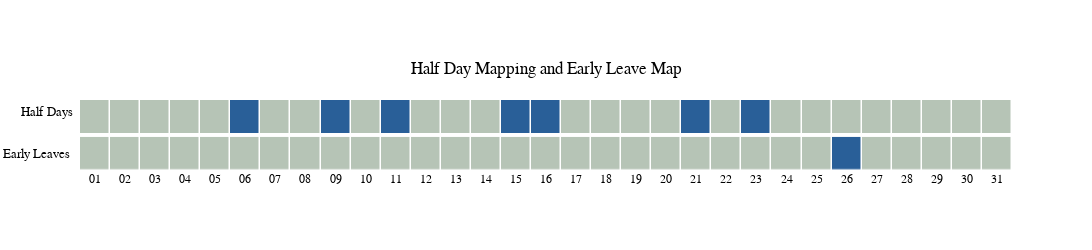

The cell this chart's notebook holds for it:
### Code cell
import plotly.graph_objects as go
from plotly.subplots import make_subplots

def create_combined_barchart(employee_name, employee_dict):
    if employee_name not in employee_dict:
        print(f"Employee '{employee_name}' not found in the employee_dict.")
        return
    
    employee_data = employee_dict[employee_name]
    days = employee_data['Days']
    Half_Day_Mapping = employee_data['HalfDayMapping']
    earlyLeaveMap = employee_data['earlyLeaveMap']
    
    # Format the days to show only the day of the month
    formatted_days = [day.split()[0].zfill(2) for day in days]
    
    # Create subplots with no vertical spacing
    fig = make_subplots(
        rows=2, cols=1,
        shared_xaxes=True,
        vertical_spacing=0.05,
    )
    
    # Add Half Day Mapping heatmap
    fig.add_trace(go.Heatmap(
        z=[Half_Day_Mapping],
        x=formatted_days,
        y=['Half Day Mapping'],
        colorscale=[[0, '#B6C4B6'], [1, '#295F98']],  # Light grey for 0 and light green for 1
        showscale=False,
        xgap=1.5,  # Gap between boxes along x-axis
        ygap=0,  # No gap between boxes along y-axis
        text=[f"Day: {day}, Half Day Mapping: {mark}" for day, mark in zip(formatted_days, Half_Day_Mapping)],
        hoverinfo="text",
    ), row=1, col=1)
    
    # Add Early Leave Map heatmap
    fig.add_trace(go.Heatmap(
        z=[earlyLeaveMap],
        x=formatted_days,
        y=['Early Leave Map'],
        colorscale=[[0, '#B6C4B6'], [1, '#295F98']],  # Light grey for 0 and light green for 1
        showscale=False,
        xgap=1.5,  # Gap between boxes along x-axis
        ygap=0.5,  # No gap between boxes along y-axis
        text=[f"Day: {day}, Early Leave: {mark}" for day, mark in zip(formatted_days, earlyLeaveMap)],
        hoverinfo="text",
    ), row=2, col=1)
    
    # Update layout for the combined chart
    fig.update_layout(
        title={
            'text': 'Half Day Mapping and Early Leave Map',
            'y': 0.75,
            'x': 0.5,
            'xanchor': 'center',
            'yanchor': 'top'
        },
        xaxis=dict(
            tickmode='array',
            tickvals=formatted_days,
            ticktext=formatted_days,
            gridcolor='black',  # Dark black coloured grids
            zeroline=False,  # Hide x-axis line
            showgrid=False,
            fixedrange=True  # Make x-axis static
        ),
        xaxis2=dict(
            tickmode='array',
            tickvals=formatted_days,
            ticktext=formatted_days,
            gridcolor='black',  # Dark black coloured grids
            zeroline=False,  # Hide x-axis line
            showgrid=False,
            fixedrange=True  # Make x-axis static
        ),
        yaxis=dict(
            gridcolor='black',  # Dark black coloured grids
            zeroline=False,  # Hide y-axis line
            showgrid=False,
            fixedrange=True,  # Make y-axis static
            tickvals=[]  # Hide y-axis labels
        ),
        yaxis2=dict(
            gridcolor='black',  # Dark black coloured grids
            zeroline=False,  # Hide y-axis line
            showgrid=False,
            fixedrange=True,  # Make y-axis static
            tickvals=[]  # Hide y-axis labels
        ),
        font={'color': "black", 'family': "Arial"},
        paper_bgcolor="rgba(0, 0, 0, 0)", 
        plot_bgcolor="rgba(0, 0, 0, 0)",
        height=250,  # Set the height of the plot
        width=1100,  # Set a width for the plot to maintain aspect ratio
        annotations=[
            dict(
                x=-0.065,
                y=0.95,
                xref='paper',
                yref='paper',
                text='Half Days',
                showarrow=False,
                font=dict(size=13),
                textangle=0
            ),
            dict(
                x=-0.085,
                y=0.10,
                xref='paper',
                yref='paper',
                text='Early Leaves',
                showarrow=False,
                font=dict(size=13),
                textangle=0
            )
        ]
    )
    
    fig.show()


create_combined_barchart('Priyanka Bhise', employee_dict)

### Figure 1 — Plotly figure (JSON) as saved in the notebook; plotly's stock layout.template omitted (floating-point values rounded to 4 significant figures)
{"data": [{"colorscale": [[0, "#B6C4B6"], [1, "#295F98"]], "hoverinfo": "text", "showscale": false, "text": ["Day: 01, Half Day Mapping: 0", "Day: 02, Half Day Mapping: 0", "Day: 03, Half Day Mapping: 0", "Day: 04, Half Day Mapping: 0", "Day: 05, Half Day Mapping: 0", "Day: 06, Half Day Mapping: 1", "Day: 07, Half Day Mapping: 0", "Day: 08, Half Day Mapping: 0", "Day: 09, Half Day Mapping: 1", "Day: 10, Half Day Mapping: 0", "Day: 11, Half Day Mapping: 1", "Day: 12, Half Day Mapping: 0", "Day: 13, Half Day Mapping: 0", "Day: 14, Half Day Mapping: 0", "Day: 15, Half Day Mapping: 1", "Day: 16, Half Day Mapping: 1", "Day: 17, Half Day Mapping: 0", "Day: 18, Half Day Mapping: 0", "Day: 19, Half Day Mapping: 0", "Day: 20, Half Day Mapping: 0", "Day: 21, Half Day Mapping: 1", "Day: 22, Half Day Mapping: 0", "Day: 23, Half Day Mapping: 1", "Day: 24, Half Day Mapping: 0", "Day: 25, Half Day Mapping: 0", "Day: 26, Half Day Mapping: 0", "Day: 27, Half Day Mapping: 0", "Day: 28, Half Day Mapping: 0", "Day: 29, Half Day Mapping: 0", "Day: 30, Half Day Mapping: 0", "Day: 31, Half Day Mapping: 0"], "type": "heatmap", "x": ["01", "02", "03", "04", "05", "06", "07", "08", "09", "10", "11", "12", "13", "14", "15", "16", "17", "18", "19", "20", "21", "22", "23", "24", "25", "26", "27", "28", "29", "30", "31"], "xaxis": "x", "xgap": 1.5, "y": ["Half Day Mapping"], "yaxis": "y", "ygap": 0, "z": [[0, 0, 0, 0, 0, 1, 0, 0, 1, 0, 1, 0, 0, 0, 1, 1, 0, 0, 0, 0, 1, 0, 1, 0, 0, 0, 0, 0, 0, 0, 0]]}, {"colorscale": [[0, "#B6C4B6"], [1, "#295F98"]], "hoverinfo": "text", "showscale": false, "text": ["Day: 01, Early Leave: 0", "Day: 02, Early Leave: 0", "Day: 03, Early Leave: 0", "Day: 04, Early Leave: 0", "Day: 05, Early Leave: 0", "Day: 06, Early Leave: 0", "Day: 07, Early Leave: 0", "Day: 08, Early Leave: 0", "Day: 09, Early Leave: 0", "Day: 10, Early Leave: 0", "Day: 11, Early Leave: 0", "Day: 12, Early Leave: 0", "Day: 13, Early Leave: 0", "Day: 14, Early Leave: 0", "Day: 15, Early Leave: 0", "Day: 16, Early Leave: 0", "Day: 17, Early Leave: 0", "Day: 18, Early Leave: 0", "Day: 19, Early Leave: 0", "Day: 20, Early Leave: 0", "Day: 21, Early Leave: 0", "Day: 22, Early Leave: 0", "Day: 23, Early Leave: 0", "Day: 24, Early Leave: 0", "Day: 25, Early Leave: 0", "Day: 26, Early Leave: 1", "Day: 27, Early Leave: 0", "Day: 28, Early Leave: 0", "Day: 29, Early Leave: 0", "Day: 30, Early Leave: 0", "Day: 31, Early Leave: 0"], "type": "heatmap", "x": ["01", "02", "03", "04", "05", "06", "07", "08", "09", "10", "11", "12", "13", "14", "15", "16", "17", "18", "19", "20", "21", "22", "23", "24", "25", "26", "27", "28", "29", "30", "31"], "xaxis": "x2", "xgap": 1.5, "y": ["Early Leave Map"], "yaxis": "y2", "ygap": 0.5, "z": [[0, 0, 0, 0, 0, 0, 0, 0, 0, 0, 0, 0, 0, 0, 0, 0, 0, 0, 0, 0, 0, 0, 0, 0, 0, 1, 0, 0, 0, 0, 0]]}], "layout": {"annotations": [{"font": {"size": 13}, "showarrow": false, "text": "Half Days", "textangle": 0, "x": -0.065, "xref": "paper", "y": 0.95, "yref": "paper"}, {"font": {"size": 13}, "showarrow": false, "text": "Early Leaves", "textangle": 0, "x": -0.085, "xref": "paper", "y": 0.1, "yref": "paper"}], "font": {"color": "black", "family": "Arial"}, "height": 250, "paper_bgcolor": "rgba(0, 0, 0, 0)", "plot_bgcolor": "rgba(0, 0, 0, 0)", "title": {"text": "Half Day Mapping and Early Leave Map", "x": 0.5, "xanchor": "center", "y": 0.75, "yanchor": "top"}, "width": 1100, "xaxis": {"anchor": "y", "autorange": true, "domain": [0, 1], "fixedrange": true, "gridcolor": "black", "matches": "x2", "range": [-0.5, 30.5], "showgrid": false, "showticklabels": false, "tickmode": "array", "ticktext": ["01", "02", "03", "04", "05", "06", "07", "08", "09", "10", "11", "12", "13", "14", "15", "16", "17", "18", "19", "20", "21", "22", "23", "24", "25", "26", "27", "28", "29", "30", "31"], "tickvals": ["01", "02", "03", "04", "05", "06", "07", "08", "09", "10", "11", "12", "13", "14", "15", "16", "17", "18", "19", "20", "21", "22", "23", "24", "25", "26", "27", "28", "29", "30", "31"], "type": "category", "zeroline": false}, "xaxis2": {"anchor": "y2", "autorange": true, "domain": [0, 1], "fixedrange": true, "gridcolor": "black", "range": [-0.5, 30.5], "showgrid": false, "tickmode": "array", "ticktext": ["01", "02", "03", "04", "05", "06", "07", "08", "09", "10", "11", "12", "13", "14", "15", "16", "17", "18", "19", "20", "21", "22", "23", "24", "25", "26", "27", "28", "29", "30", "31"], "tickvals": ["01", "02", "03", "04", "05", "06", "07", "08", "09", "10", "11", "12", "13", "14", "15", "16", "17", "18", "19", "20", "21", "22", "23", "24", "25", "26", "27", "28", "29", "30", "31"], "type": "category", "zeroline": false}, "yaxis": {"anchor": "x", "autorange": true, "domain": [0.525, 1], "fixedrange": true, "gridcolor": "black", "range": [-0.5, 0.5], "showgrid": false, "tickvals": [], "type": "category", "zeroline": false}, "yaxis2": {"anchor": "x2", "autorange": true, "domain": [0, 0.475], "fixedrange": true, "gridcolor": "black", "range": [-0.5, 0.5], "showgrid": false, "tickvals": [], "type": "category", "zeroline": false}}}
